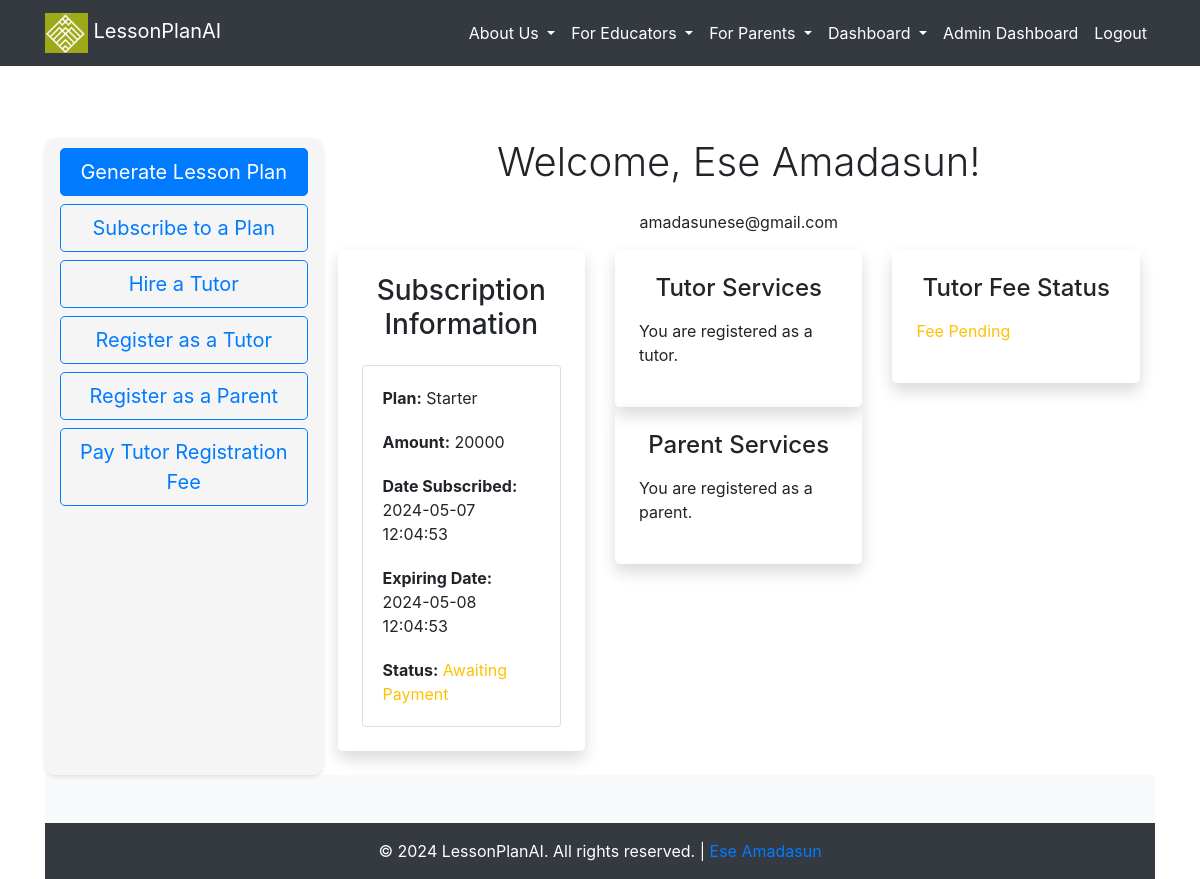
The app's page /dashboard (signed in) with its own data.
### src/accounts/models.py (models this page shows, shortened)
class User(UserMixin, db.Model):
    __tablename__ = "users"
    id = db.Column(db.Integer, primary_key=True)
    email = db.Column(db.String, unique=True, nullable=False)
    first_name = db.Column(db.String, nullable=False)
    last_name = db.Column(db.String, nullable=False)
    password = db.Column(db.String, nullable=False)
    created_on = db.Column(db.DateTime, nullable=False)
    is_admin = db.Column(db.Boolean, nullable=False, default=False)
    is_confirmed = db.Column(db.Boolean, nullable=True, default=False)
    confirmed_on = db.Column(db.DateTime, nullable=True)
    subscription = db.relationship('Subscription', backref='user', uselist=False)
    tutor = db.relationship('Tutor', backref='user', uselist=False)

class Subscription(db.Model):
    __tablename__ = "subscriptions"
    id = db.Column(db.Integer, primary_key=True)
    plan = db.Column(db.String(50))
    amount = db.Column(db.Integer)
    start_date = db.Column(db.DateTime, default=datetime.utcnow)
    end_date = db.Column(db.DateTime)
    remaining_usages = db.Column(db.Integer)
    paid = db.Column(db.Boolean, default=False)
    user_id = db.Column(db.Integer, db.ForeignKey('users.id'), nullable=False)
    paystack_subscription_id = db.Column(db.String(50), nullable=False)

### src/core/views.py (the view)
@core_bp.route('/dashboard')
def dashboard():
    user_id = session.get('user_id')
    subscription = Subscription.query.filter_by(user_id=current_user.id).first()
    is_tutor = Tutor.query.filter_by(user_id=current_user.id).first() is not None
    is_parent = Parent.query.filter_by(user_id=current_user.id).first() is not None
    tutor_fee_paid = False
    if is_tutor:
        tutor_fee_payment = TutorFeePayment.query.filter_by(paid=True).order_by(TutorFeePayment.payment_date.desc()).first()
        tutor_fee_paid = tutor_fee_payment is not None
    return render_template('accounts/dashboard.html', subscription=subscription, is_tutor=is_tutor, is_parent=is_parent, tutor_fee_paid=tutor_fee_paid, today=datetime.utcnow())

### src/__init__.py (called while the page is built)
@login_manager.user_loader
def load_user(user_id):
    return User.query.filter(User.id == int(user_id)).first()

### src/templates/accounts/dashboard.html
{% extends '_base.html' %}
{% block content %}
<div class="container mt-5">
  <div class="row">
    <div class="col-md-3 button-widget">
      <a href="{{ url_for('core.generate_lesson') }}" class="btn btn-primary btn-lg mb-2">Generate Lesson Plan</a>
      <a href="{{ url_for('core.subscribe') }}" class="btn btn-outline-primary btn-lg mb-2">Subscribe to a Plan</a>
      <a href="{{ url_for('core.hire_tutor') }}" class="btn btn-outline-primary btn-lg mb-2">Hire a Tutor</a>
      <a href="{{ url_for('core.online_tutor') }}" class="btn btn-outline-primary btn-lg mb-2">Register as a Tutor</a>
      <a href="{{ url_for('core.register_parent') }}" class="btn btn-outline-primary btn-lg mb-2">Register as a Parent</a>
      <a href="{{ url_for('core.service_fee_payment') }}" class="btn btn-outline-primary btn-lg mb-2">Pay Tutor Registration Fee</a>
  </div>
    <div class="col-md-9">
      <h3 class="display-6 mb-4 text-center">Welcome, {{ current_user.first_name }} {{ current_user.last_name }}!</h3>
      <p class="text-center">{{ current_user.email }}</p>
      <div class="row">
        <div class="col-lg-4 mb-4">
            <div class="subscription-info p-4 rounded-lg shadow">
                <h3 class="text-center mb-4">Subscription Information</h3>
                {% if subscription %}
                <div class="card">
                    <div class="card-body">
                        <p class="card-text"><strong>Plan:</strong> {{ subscription.plan }}</p>
                        <p class="card-text"><strong>Amount:</strong> {{ subscription.amount }}</p>
                        <p class="card-text"><strong>Date Subscribed:</strong> {{ subscription.start_date.strftime('%Y-%m-%d %H:%M:%S') }}</p>
                        <p class="card-text"><strong>Expiring Date:</strong> {{ subscription.end_date.strftime('%Y-%m-%d %H:%M:%S') }}</p>
                        <p class="card-text"><strong>Status:</strong>
                          {% if subscription.paid %}
                          <span class="text-success">Subscription Successful</span>
                          {% else %}
                          <span class="text-warning">Awaiting Payment</span>
                          {% endif %}
                        </p>
                    </div>
                </div>
                {% else %}
                <p class="text-center text-muted">No active subscription. Click on <strong>Subscribe to a Plan</strong> to continue.</p>
                {% endif %}
            </div>
        </div>
        {% if is_tutor or is_parent %}
        <div class="col-lg-4 mb-4">
            {% if is_tutor %}
            <div class="service-info p-4 rounded-lg shadow">
                <h4 class="text-center mb-3">Tutor Services</h4>
                <p>You are registered as a tutor.</p>
            </div>
            {% endif %}
            {% if is_parent %}
            <div class="service-info p-4 rounded-lg shadow">
                <h4 class="text-center mb-3">Parent Services</h4>
                <p>You are registered as a parent.</p>
            </div>
            {% endif %}
        </div>
        {% endif %}
        {% if is_tutor %}
        <div class="col-lg-4 mb-4">
            <div class="service-info p-4 rounded-lg shadow">
                <h4 class="text-center mb-3">Tutor Fee Status</h4>
                {% if tutorfeepayment %}
                <p class="text-success">Fee Paid</p>
                {% else %}
                <p class="text-warning">Fee Pending</p>
                {% endif %}
            </div>
        </div>
        {% endif %}
    </div>
</div>
{% endblock %}

### src/static/styles.css (style rules this page uses)
a { text-decoration: none; }
body { display: flex; flex-direction: column; min-height: 100vh; }
.button-widget { padding: 10px; background-color: #f5f5f5; border-radius: 10px; box-shadow: 0 2px 4px rgba(0, 0, 0, 0.1); }
.btn { width: 100%; margin-bottom: 10px; }
.subscription-info { background: #ffffff; border-radius: 10px; box-shadow: 0 2px 4px rgba(0, 0, 0, 0.1); }
.card-body { padding: 20px; }
.card-text { margin-bottom: 20px; font-size: 16px; }
.btn-primary { background-color: #0056b3; border-color: #004094; padding: 10px 25px; font-size: 18px; border-radius: 5px; }

### records on screen
User: first_name "Ese", last_name "Amadasun", email "amadasunese@gmail.com"
Subscription: plan "Starter", amount "20000", start_date "2024-05-07 12:04:53", end_date "2024-05-08 12:04:53"
